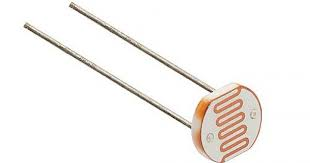
#> input picture document/pictures/LDR.jpg, 310 x 163 px
$ python -i analysis.py   (imports and definitions only)
#> lines starting #> are read from the running program, lines starting #| are printed output that depends on the picture; after the words box and inside, x2 and y2 are one past the last pixel; in counts of white or black regions, pixels touching at a corner belong together
import cv2
import numpy as np


# Minimum contour area in pixels to count as a real spot (filters out noise).
MIN_SPOT_AREA = 30

# A pixel is considered "dark" if its value is below this threshold (0-255).
# Lower = only very dark spots trigger; raise it if light grey marks are missed.
DARK_THRESHOLD = 80

# Image is flagged as defective if at least this many spots are found.
MIN_SPOTS_FOR_DEFECT = 1


def detect_black_spots(image_path: str) -> dict:
    """
    Analyse a JPEG image for black spots on a white/light background.

    Returns a dict:
        {
            'status': 'clean' | 'defect',
            'spot_count': int,
            'notes': str,
        }
    """
#> called with image_path = '../document/pictures/LDR.jpg'
    img = cv2.imread(image_path)
#> img is the input picture: shape (163, 310, 3); mean B, G, R 241.9, 244.2, 246.8

    if img is None:
        return {'status': 'pending', 'spot_count': 0, 'notes': 'Could not read image file'}

    # Convert to greyscale
    grey = cv2.cvtColor(img, cv2.COLOR_BGR2GRAY)
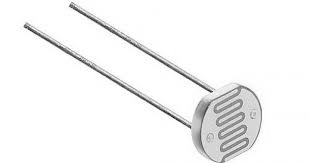
#> grey: shape (163, 310); min 7, max 255, mean 244.7

    # Mild Gaussian blur to reduce JPEG compression artefacts
    blurred = cv2.GaussianBlur(grey, (5, 5), 0)
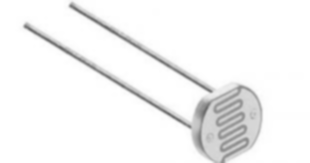
#> blurred: shape (163, 310); min 108, max 255, mean 244.7

    # Threshold: dark pixels become white (255), light background becomes black (0)
    _, binary = cv2.threshold(blurred, DARK_THRESHOLD, 255, cv2.THRESH_BINARY_INV)
#> binary: shape (163, 310); every value is 0

    # Remove tiny specks with morphological opening
    kernel = np.ones((3, 3), np.uint8)
    cleaned = cv2.morphologyEx(binary, cv2.MORPH_OPEN, kernel, iterations=1)

    # Find contours of dark regions
    contours, _ = cv2.findContours(cleaned, cv2.RETR_EXTERNAL, cv2.CHAIN_APPROX_SIMPLE)
#> contours = []

    # Keep only contours large enough to be real spots
    spots = [c for c in contours if cv2.contourArea(c) >= MIN_SPOT_AREA]
#> spots = []
    spot_count = len(spots)
#> spot_count = 0

    if spot_count >= MIN_SPOTS_FOR_DEFECT:
        status = 'defect'
        notes = f'{spot_count} black spot(s) detected'
    else:
        status = 'clean'
        notes = 'No defects found'

    return {'status': status, 'spot_count': spot_count, 'notes': notes}

>>> result = detect_black_spots('../document/pictures/LDR.jpg')
#> result = {'status': 'clean', 'spot_count': 0, 'notes': 'No defects found'}
